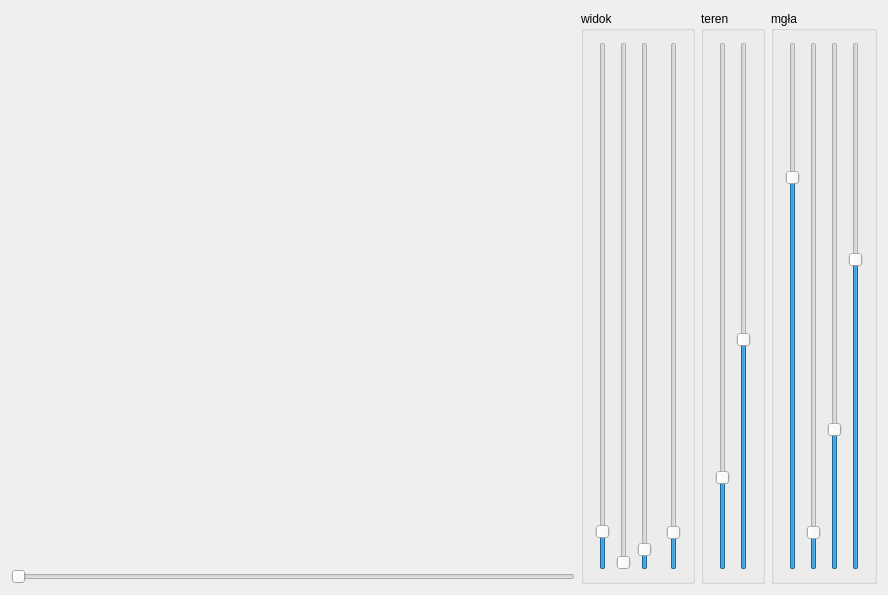
<?xml version="1.0" encoding="UTF-8"?>
<ui version="4.0">
 <class>MainWindow</class>
 <widget class="QMainWindow" name="MainWindow">
  <property name="geometry">
   <rect>
    <x>0</x>
    <y>0</y>
    <width>888</width>
    <height>595</height>
   </rect>
  </property>
  <property name="windowTitle">
   <string>MainWindow</string>
  </property>
  <widget class="QWidget" name="centralWidget">
   <layout class="QGridLayout" name="gridLayout">
    <item row="0" column="0">
     <widget class="WidgetOpenGL" name="widgetOpenGL" native="true">
      <property name="minimumSize">
       <size>
        <width>200</width>
        <height>200</height>
       </size>
      </property>
     </widget>
    </item>
    <item row="0" column="2" rowspan="2">
     <widget class="QGroupBox" name="groupBoxTerrain">
      <property name="sizePolicy">
       <sizepolicy hsizetype="Maximum" vsizetype="Preferred">
        <horstretch>0</horstretch>
        <verstretch>0</verstretch>
       </sizepolicy>
      </property>
      <property name="title">
       <string>teren</string>
      </property>
      <layout class="QHBoxLayout" name="horizontalLayout_2">
       <item>
        <widget class="QSlider" name="verticalSliderTerHeightScale">
         <property name="maximum">
          <number>200</number>
         </property>
         <property name="value">
          <number>33</number>
         </property>
         <property name="orientation">
          <enum>Qt::Vertical</enum>
         </property>
        </widget>
       </item>
       <item>
        <widget class="QSlider" name="verticalSliderTerHeightOffset">
         <property name="maximum">
          <number>200</number>
         </property>
         <property name="value">
          <number>87</number>
         </property>
         <property name="orientation">
          <enum>Qt::Vertical</enum>
         </property>
        </widget>
       </item>
      </layout>
     </widget>
    </item>
    <item row="0" column="1" rowspan="2">
     <widget class="QGroupBox" name="groupBoxView">
      <property name="sizePolicy">
       <sizepolicy hsizetype="Maximum" vsizetype="Preferred">
        <horstretch>0</horstretch>
        <verstretch>0</verstretch>
       </sizepolicy>
      </property>
      <property name="title">
       <string>widok</string>
      </property>
      <layout class="QHBoxLayout" name="horizontalLayout">
       <item>
        <widget class="QSlider" name="verticalSliderRotX">
         <property name="maximum">
          <number>3600</number>
         </property>
         <property name="value">
          <number>218</number>
         </property>
         <property name="orientation">
          <enum>Qt::Vertical</enum>
         </property>
        </widget>
       </item>
       <item>
        <widget class="QSlider" name="verticalSliderRotZ">
         <property name="maximum">
          <number>3600</number>
         </property>
         <property name="value">
          <number>0</number>
         </property>
         <property name="orientation">
          <enum>Qt::Vertical</enum>
         </property>
        </widget>
       </item>
       <item>
        <widget class="QSlider" name="verticalSliderRotY">
         <property name="maximum">
          <number>3600</number>
         </property>
         <property name="value">
          <number>94</number>
         </property>
         <property name="orientation">
          <enum>Qt::Vertical</enum>
         </property>
        </widget>
       </item>
       <item>
        <spacer name="horizontalSpacer">
         <property name="orientation">
          <enum>Qt::Horizontal</enum>
         </property>
         <property name="sizeType">
          <enum>QSizePolicy::Fixed</enum>
         </property>
         <property name="sizeHint" stdset="0">
          <size>
           <width>8</width>
           <height>20</height>
          </size>
         </property>
        </spacer>
       </item>
       <item>
        <widget class="QSlider" name="verticalSliderZoom">
         <property name="maximum">
          <number>1000</number>
         </property>
         <property name="value">
          <number>58</number>
         </property>
         <property name="orientation">
          <enum>Qt::Vertical</enum>
         </property>
        </widget>
       </item>
      </layout>
     </widget>
    </item>
    <item row="1" column="0">
     <widget class="QSlider" name="horizontalSlider_Slider">
      <property name="maximum">
       <number>10000</number>
      </property>
      <property name="orientation">
       <enum>Qt::Horizontal</enum>
      </property>
     </widget>
    </item>
    <item row="0" column="3" rowspan="2">
     <widget class="QGroupBox" name="groupBoxFog">
      <property name="sizePolicy">
       <sizepolicy hsizetype="Maximum" vsizetype="Preferred">
        <horstretch>0</horstretch>
        <verstretch>0</verstretch>
       </sizepolicy>
      </property>
      <property name="title">
       <string>mgła</string>
      </property>
      <layout class="QHBoxLayout" name="horizontalLayout_3">
       <item>
        <widget class="QSlider" name="verticalSliderFogBrightness">
         <property name="maximum">
          <number>1000</number>
         </property>
         <property name="value">
          <number>750</number>
         </property>
         <property name="orientation">
          <enum>Qt::Vertical</enum>
         </property>
        </widget>
       </item>
       <item>
        <widget class="QSlider" name="verticalSliderFogDensity">
         <property name="minimum">
          <number>1</number>
         </property>
         <property name="maximum">
          <number>500</number>
         </property>
         <property name="value">
          <number>30</number>
         </property>
         <property name="orientation">
          <enum>Qt::Vertical</enum>
         </property>
        </widget>
       </item>
       <item>
        <widget class="QSlider" name="verticalSliderFogDensity2">
         <property name="maximum">
          <number>500</number>
         </property>
         <property name="value">
          <number>130</number>
         </property>
         <property name="orientation">
          <enum>Qt::Vertical</enum>
         </property>
        </widget>
       </item>
       <item>
        <widget class="QSlider" name="verticalSliderFogLevel">
         <property name="maximum">
          <number>1000</number>
         </property>
         <property name="value">
          <number>590</number>
         </property>
         <property name="orientation">
          <enum>Qt::Vertical</enum>
         </property>
        </widget>
       </item>
      </layout>
     </widget>
    </item>
   </layout>
  </widget>
  <widget class="QMenuBar" name="menuBar">
   <property name="geometry">
    <rect>
     <x>0</x>
     <y>0</y>
     <width>888</width>
     <height>29</height>
    </rect>
   </property>
  </widget>
 </widget>
 <layoutdefault spacing="6" margin="11"/>
 <customwidgets>
  <customwidget>
   <class>WidgetOpenGL</class>
   <extends>QWidget</extends>
   <header location="global">widgetopengl.h</header>
   <container>1</container>
   <slots>
    <slot>v_transform()</slot>
   </slots>
  </customwidget>
 </customwidgets>
 <resources/>
 <connections/>
</ui>
